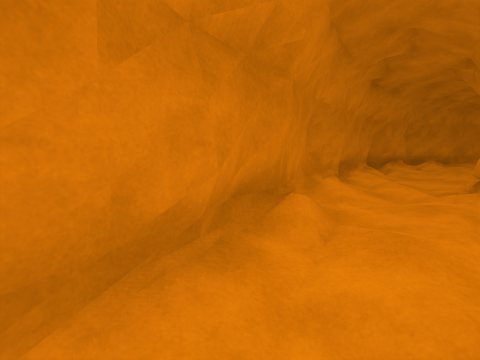
[1] (above)

16 first-person views from a walk through a 3-D level made in the Unity game engine. The camera is 1.3 m above the floor, tilts 8° down and sees 90° across. The floor is counted in squares, 1.2 m on a side. Each view is taken from the middle of a square. On the plan, view 1 faces up. The plan holds only what a view shows up to about 11 squares ahead; the rest is blank. The place goes on beyond the plan. The player is left out.

[2]
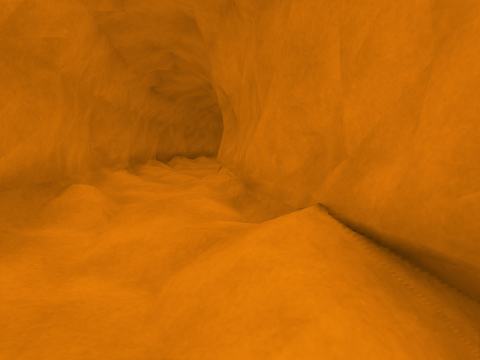

[3]
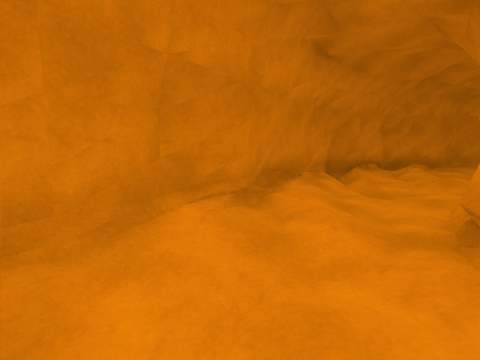

[4]
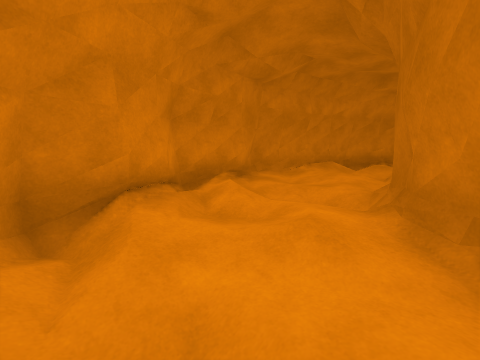

[5]
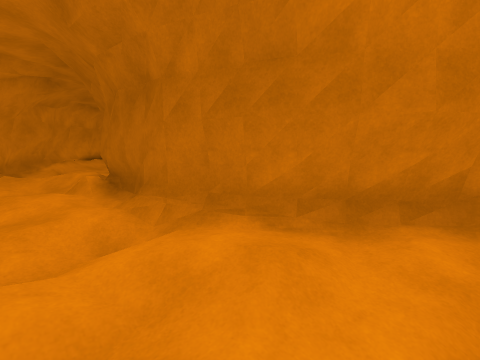

[6]
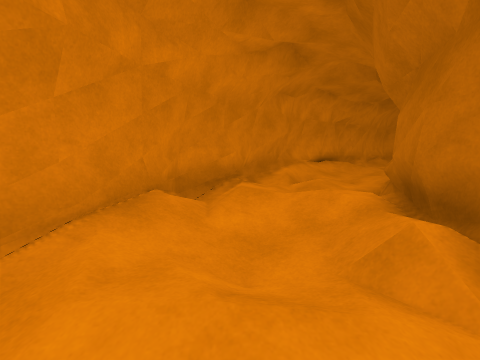

[7]
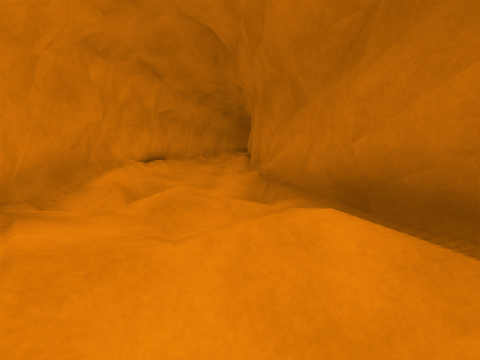

[8]
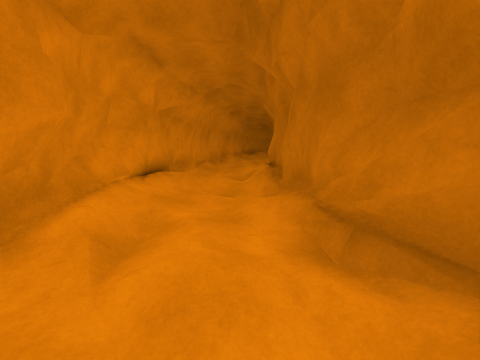

[9]
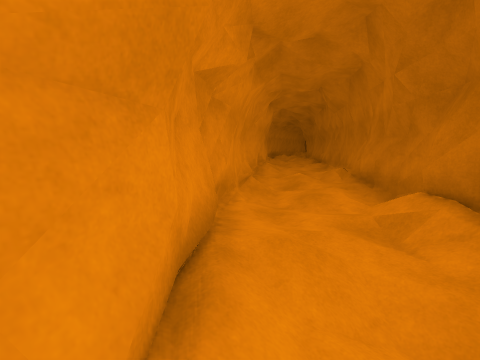

[10]
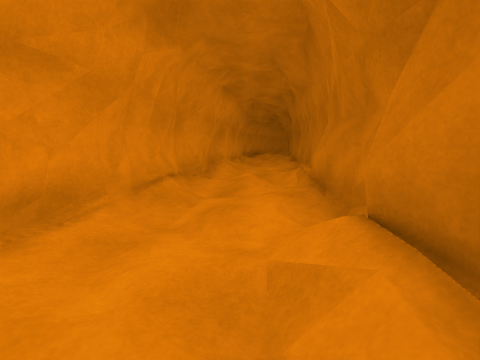

[11]
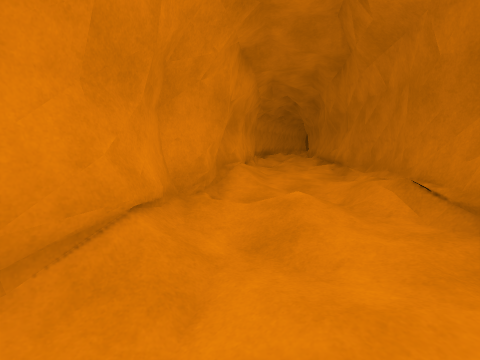

[12]
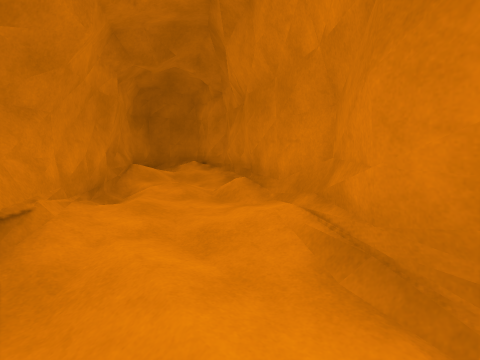

[13]
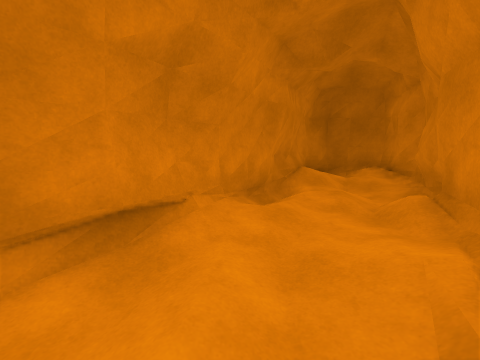

[14]
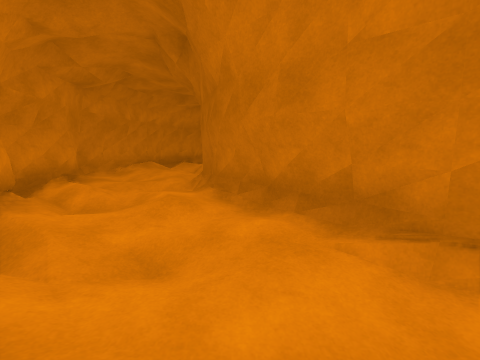

[15]
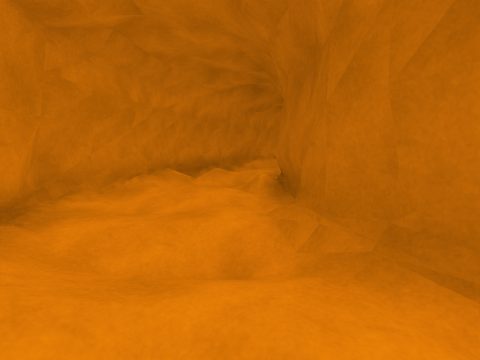

[16]
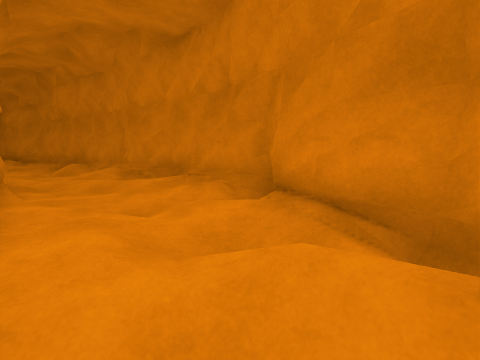

### Floor plan
Key: @ floor where view 1 was taken; # wall or solid block; . main floor; : floor 0.25 m higher than the main floor; - floor 0.25 m lower than the main floor; / step, stairs or slope; O other object.
Columns run from 1 left of view 1 to 30 right of it. Each row starts with its distance up from view 1.
 13          ###########
 12        ###//../////##
 11       ##/////.:////:##
 10      ##/..//////////.###
  9     ##/-//.######:/.//O##
  8    ##./..###    ###..../##
  7   ##/.-.##        ##/.-./##
  6   #//.-##          ##/--//##
  5   #...##            ###....#
  4  ##-..#               #O/..##
  3 ##//.##               ##O./-##
  2 #//.##                 ##/.//##
  1 #//.#                   #/.--/#
  0 #@/##                   ##:./.##
 -1 #//#                     ##//-.#
 -2 ####                      ##/-/O
 -3                            #O../
 -4                            ##...
 -5                             ##..
 -6                              ##
 -7                               #/
 -8                               ##

Positions as (right, up) in squares from view 1, and headings:
1: (0, 0), facing up
2: (0, -1), facing up-right
3: (3, 3), facing up
4: (6, 8), facing up-right
5: (7, 11), facing down-right
6: (12, 11), facing right
7: (15, 11), facing down-right
8: (17, 10), facing down-right
9: (22, 8), facing down-right
10: (22, 5), facing down-right
11: (25, 3), facing down-right
12: (5, 8), facing down-left
13: (4, 8), facing down
14: (4, 8), facing right
15: (8, 10), facing right
16: (11, 11), facing left
